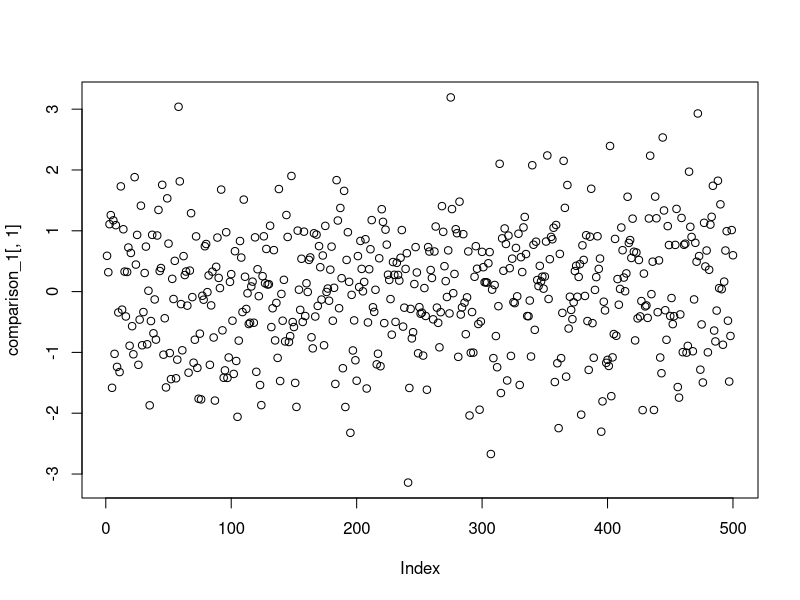

Write the R code that produced this figure.
# Bootstrap examples

data(mtcars)

data = rep(mtcars$mpg, 5) + rnorm(length(mtcars$mpg) * 5, sd = 5)


# Bootstrap estimate and sd of A = range / IQR

B = 1000
bootstrap_estimates = sapply(1:B, function(i, data_set){
	
	boot_data = sample(data_set, length(data_set), replace = TRUE)

	range_estimate = diff(range(boot_data))
	iqr_estimate = IQR(boot_data)

	return(range_estimate / iqr_estimate)
}, data_set = data)

Ahat = mean(bootstrap_estimates)
actual_A = diff(range(data))/IQR(data) # The value of the statistic A for the actual data

Ahat_sd = sd(bootstrap_estimates)



# Returns bootstrap estimate and sd of xbar
xbar_boot = function(B_in, data_in){
	results = sapply(1:B_in, function(i, data_set){
		boot_data = sample(data_set, length(data_set), replace = TRUE)
		return(mean(boot_data))
	}, data_set = data_in)
	return(c(mean(results), sd(results)))
}


# Compare bootstrap confidence intervals to t-based confidence intervals

compare_CI = function(alpha_in, N_in, B_in, n_in, real_mean_in, new_data_pop){
	results = sapply(1:N_in, function(i){
		new_data_in = sample(new_data_pop, n_in)
		xbar = mean(new_data_in)
		tscore = qt(1-alpha_in/2, length(new_data_in)-1)
		interval_length = tscore * sd(new_data_in) / sqrt(length(new_data_in))	

		boot_ests = xbar_boot(B_in, new_data_in)

		regular_flag = real_mean_in - xbar > -interval_length & real_mean_in - xbar < interval_length
		boot_flag = real_mean_in - boot_ests[1] > -boot_ests[2] * tscore & real_mean_in - boot_ests[1] < boot_ests[2] * tscore

		return(c(regular_flag, boot_flag))
	})
	fractions = apply(t(results), 2, mean)
	return(round(fractions, 5))
}



new_data_population = c(rnorm(1000, 10, 200), rnorm(1000, 10, 300), rnorm(1000, 10, 400))

real_mean = mean(new_data_population)

compare_CI(alpha_in = .05, N_in = 500, B_in = 100, n_in = 200, real_mean, new_data_population)

compare_CI(alpha_in = .05, N_in = 500, B_in = 1000, n_in = 200, real_mean, new_data_population)

compare_CI(alpha_in = .05, N_in = 500, B_in = 100, n_in = 15, real_mean, new_data_population)

compare_CI(alpha_in = .05, N_in = 500, B_in = 1000, n_in = 15, real_mean, new_data_population)


####
# Compare interval width and mean differences if time allows 
####

compare_mean_and_sd = function(alpha_in, N_in, B_in, n_in, real_mean_in, new_data_pop){
	results = sapply(1:N_in, function(i){
		new_data_in = sample(new_data_pop, n_in)
		xbar = mean(new_data_in)
		tscore = qt(1-alpha_in/2, length(new_data_in)-1)
		interval_length = tscore * sd(new_data_in) / sqrt(length(new_data_in))	

		boot_ests = xbar_boot(B_in, new_data_in)

		# Returns differences in mean estimates as well as a TRUE if the bootstrap has a tighter
		# interval or FALSE otherwise
		return(c(xbar - boot_ests[1], boot_ests[2] * tscore < interval_length))
	})
	return(t(results))
}

comparison_1 = compare_mean_and_sd(alpha_in = .05, N_in = 500, B_in = 500, n_in = 200, real_mean, new_data_population)

summary(comparison_1)

plot(comparison_1[,1])


# Compare 
length_differences = comparison_1[which(abs(comparison_1[,1]) > 1),2]
summary(length_differences)

# Conclusion: mean(length_differences) ~ .5 so if a confidence interval misses the true mean, it's
#  most likely due to the estimate of the mean (or bootstrap estimate of the mean) and not so much the 
#  length of the interval. Hence, if a bootstrap is burned in enough, this can be avoided

# Example:  Probabilities end up being almost exactly the same even for a higher alpha (higher alpha <=> smaller t score
# 			and a more slim interval for both bootstrap and theory-based interval, hence placing more importance on the point estimate
#			of the mean - being xbar or bootstrap)
compare_CI(alpha_in = .2, N_in = 250, B_in = 10000, n_in = 100, real_mean, new_data_population)

# Again, with a small number of bootstrap iterations, the bootstrap under-performs, as expected 
compare_CI(alpha_in = .2, N_in = 250, B_in = 10, n_in = 100, real_mean, new_data_population)

